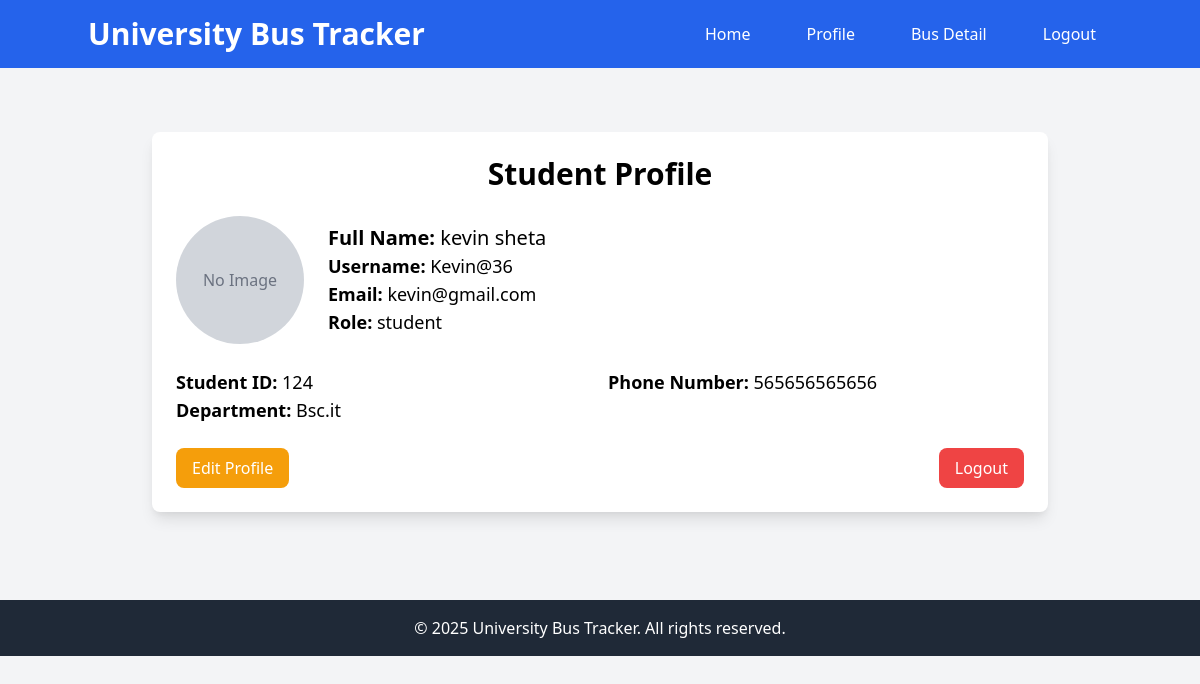
Screenshot of /student/student_profile/ (signed in) with the database file from the repository.
### student/models.py (models this page shows, shortened)
class StudentProfile(models.Model):
    user = models.OneToOneField(settings.AUTH_USER_MODEL, on_delete=models.CASCADE , limit_choices_to={'role': 'student'})
    student_id = models.CharField(max_length=20)
    department = models.CharField(max_length=50)
    phone_number = models.CharField(max_length=15, blank=True)
    address = models.TextField(max_length=100, blank=True)
    profile_picture = models.ImageField(upload_to='profile_pics/', blank=True, null=True)

### control/models.py (models this page shows, shortened)
class CustomUser(AbstractUser):
    role = models.CharField(max_length=20, choices=[
        ('student', 'Student'),
        ('driver', 'Driver'),
    ])
    full_name= models.CharField(max_length=30, blank=True)

### student/views.py (the view)
# urls.py: path('student_profile/', views.student_profile, name='student_profile'),
@login_required
def student_profile(request):
    if request.user.role == 'student':
        profile = StudentProfile.objects.get(user=request.user)
        return render(request, 'student/student_profile.html', {'profile': profile})
    else:
        return redirect('student:driver_profile')

### student/templates/student/student_profile.html (shortened to what this page needs)
{% extends 'base.html' %}
{% block content %}
    <div class="container mx-auto py-10">
        <div class="max-w-4xl mx-auto bg-white shadow-lg rounded-lg p-6">
            <h2 class="text-3xl font-bold mb-6 text-center">Student Profile</h2>
            <div class="flex items-center space-x-6">
                <div>
                    {% if profile.profile_picture %}
                        <img src="{{ profile.profile_picture.url }}" alt="Profile Picture" class="w-32 h-32 rounded-full border-4 border-blue-500">
                    {% else %}
                        <div class="w-32 h-32 rounded-full bg-gray-300 flex items-center justify-center">
                            <span class="text-gray-500">No Image</span>
                        </div>
                    {% endif %}
                </div>
                <div>
                    <p class="text-xl"><strong>Full Name:</strong> {{ profile.user.full_name }}</p>
                    <p class="text-lg"><strong>Username:</strong> {{ profile.user.username }}</p>
                    <p class="text-lg"><strong>Email:</strong> {{ profile.user.email }}</p>
                    <p class="text-lg"><strong>Role:</strong> {{ profile.user.role }}</p>
                </div>
            </div>
            <div class="mt-6 grid grid-cols-2 gap-4">
                <div>
                    <p class="text-lg"><strong>Student ID:</strong> {{ profile.student_id | default:"--"}} </p>
                    <p class="text-lg"><strong>Department:</strong> {{ profile.department| default:"--" }}</p>
                </div>
                <div>
                    <p class="text-lg"><strong>Phone Number:</strong> {{ profile.phone_number | default:"--" }}</p>
                </div>
            </div>
            <div class="mt-6 flex justify-between">
                <a href="{% url 'student:edit_student_profile' %}" class="bg-yellow-500 text-white py-2 px-4 rounded-lg hover:bg-yellow-600">Edit Profile</a>
                <a href="{% url 'control:logout' %}" class="bg-red-500 text-white py-2 px-4 rounded-lg hover:bg-red-600">Logout</a>
            </div>
        </div>
    </div>
{% endblock %}

### rows the page displays
StudentProfile: user.full_name "kevin sheta", user.username "Kevin@36", user.email "kevin@gmail.com", user.role "student", student_id "124", department "Bsc.it", phone_number "565656565656"
